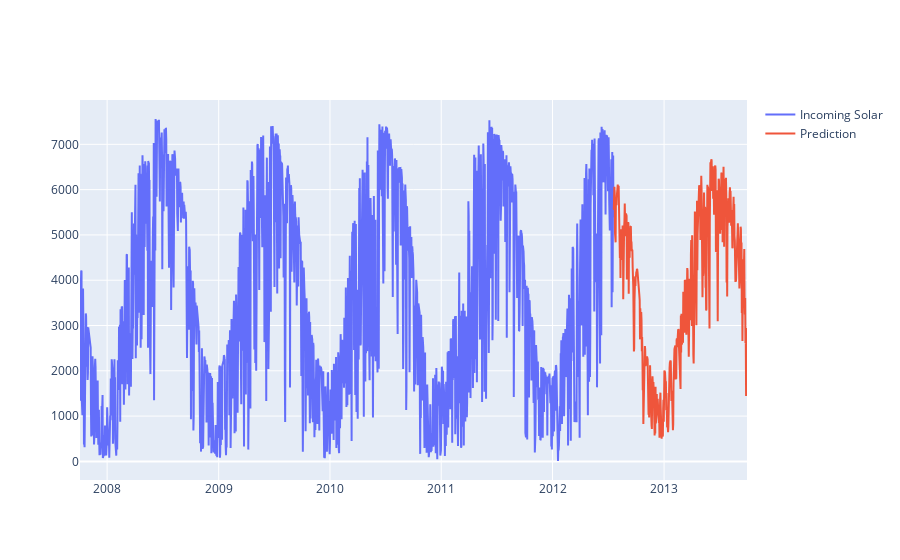

Notebook code for this chart:
### Code cell
fig = go.Figure()
fig.add_trace(
    go.Scatter(
        x=data.index[: train.shape[0]],
        y=data.iloc[: train.shape[0]]["var1(t)"],
        name="Incoming Solar",
    )
)
fig.add_trace(
    go.Scatter(x=data.index[train.shape[0] :], y=pred[:, -1], name="Prediction")
)

fig.show()

### Figure 1 — Plotly figure (JSON) as saved in the notebook; plotly's stock layout.template omitted (floating-point values rounded to 4 significant figures; data arrays with more than 128 entries replaced by an {"elided": "..."} marker saying what was removed)
{"data": [{"name": "Incoming Solar", "type": "scatter", "x": {"elided": "1751 str values"}, "y": {"elided": "1751 float values"}}, {"name": "Prediction", "type": "scatter", "x": {"elided": "438 str values"}, "y": {"elided": "438 float values"}}], "layout": {}}
